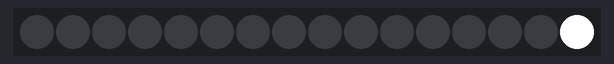
This sketch was run on a simulated Arduino Uno, built with avr-gcc and run on an emulated ATmega328P. Shown: 16 RGB LEDs in strip order, left to right. What the sketch prints to the serial monitor is not drawn.

Above: at 5.4 s.
At 20.3 s:
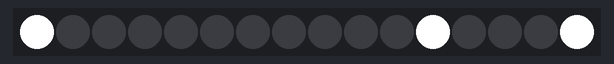
At 24.73 s:
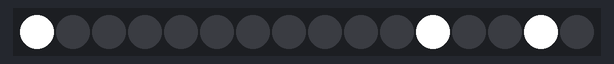
At 25.24 s:
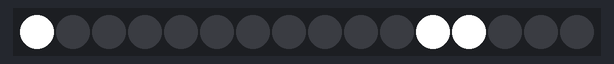
At 28.28 s:
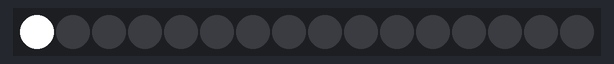

The sketch:

LED_Matrix.ino
```cpp
//

#include "Tlc5940.h"
//#DEFINE brightness 4095
int matrixWidth = 16;
int matrixHeight = 5;
int old_val = 0;
int new_val =0;
int led[16][5] = {
	{0 , 16, 32, 48, 64},
	{1 , 17, 33, 49, 65},
	{2 , 18, 34, 50, 66},
	{3 , 19, 35, 51, 67},
	{4 , 20, 36, 52, 68},
	{5 , 21, 37, 53, 69},
	{6 , 22, 38, 54, 70},
	{7 , 23, 39, 55, 71},
	{8 , 24, 40, 56, 72},
	{9 , 25, 41, 57, 73},
	{10, 26, 42, 58, 74},
	{11, 27, 43, 59, 75},
	{12, 28, 44, 60, 76},
	{13, 29, 45, 61, 77},
	{14, 30, 46, 62, 78},
	{15, 31, 47, 63, 79}
};
int led_buffer[48][5];


int led_brightness[16][5];


const int letter_A[5][5] = {
	{0,4095,4095,4095,0},
	{4095,0,0,0,4095},
	{4095,4095,4095,4095,4095},
	{4095,0,0,0,4095},
	{4095,0,0,0,4095}
};

const int letter_B[5][5] = {
	{4095,4095,4095,4095,0},
	{4095,0,0,0,4095},
	{4095,4095,4095,4095,0},
	{4095,0,0,0,4095},
	{4095,4095,4095,4095,0}
};

const int letter_C[5][5] = {
	{0,4095,4095,4095,4095},
	{4095,0,0,0,0},
	{4095,0,0,0,0},
	{4095,0,0,0,0},
	{0,4095,4095,4095,4095}
};

const int letter_D[5][5] = {
	{4095,4095,4095,4095,0},
	{4095,0,0,0,4095},
	{4095,0,0,0,4095},
	{4095,0,0,0,4095},
	{4095,4095,4095,4095,0}
};

const int letter_E[5][5] = {
	{4095,4095,4095,4095,4095},
	{4095,0,0,0,0},
	{4095,4095,4095,4095,0},
	{4095,0,0,0,0},
	{4095,4095,4095,4095,4095}
};
const int letter_F[5][5] = {
	{4095,4095,4095,4095,4095},
	{4095,0,0,0,0},
	{4095,4095,4095,4095,0},
	{4095,0,0,0,0},
	{4095,0,0,0,0}
};

const int letter_G[5][5] = {
	{0,4095,4095,4095,4095},
	{4095,0,0,0,0},
	{4095,0,4095,4095,0},
	{4095,0,0,0,4095},
	{0,4095,4095,4095,0}
};
const int letter_H[5][5] = {
	{4095,0,0,0,4095},
	{4095,0,0,0,4095},
	{4095,4095,4095,4095,4095},
	{4095,0,0,0,4095},
	{4095,0,0,0,4095}
};
const int letter_I[5][5] = {
	{4095,4095,4095,4095,4095},
	{0,0,4095,0,0},
	{0,0,4095,0,0},
	{0,0,4095,0,0},
	{4095,4095,4095,4095,4095}
};
const int letter_J[5][5] = {
	{0,0,0,0,4095},
	{0,0,0,0,4095},
	{4095,0,0,0,4095},
	{4095,0,0,0,4095},
	{0,4095,4095,4095,0}
};
const int letter_K[5][5] = {
	{4095,0,0,0,4095},
	{4095,0,0,4095,0},
	{4095,4095,4095,0,0},
	{4095,0,0,4095,0},
	{4095,0,0,0,4095}
};
const int letter_L[5][5] = {
	{4095,0,0,0,0},
	{4095,0,0,0,0},
	{4095,0,0,0,0},
	{4095,0,0,0,0},
	{4095,4095,4095,4095,4095}
};
const int letter_M[5][5] = {
	{4095,0,0,0,4095},
	{4095,4095,0,4095,4095},
	{4095,0,4095,0,4095},
	{4095,0,0,0,4095},
	{4095,0,0,0,4095}
};
const int letter_N[5][5] = {
	{4095,0,0,0,4095},
	{4095,4095,0,0,4095},
	{4095,0,4095,0,4095},
	{4095,0,0,4095,4095},
	{4095,0,0,0,4095}
};
const int letter_O[5][5] = {
	{0,4095,4095,4095,0},
	{4095,0,0,0,4095},
	{4095,0,0,0,4095},
	{4095,0,0,0,4095},
	{0,4095,4095,4095,0}
};
const int letter_P[5][5] = {
	{4095,4095,4095,4095,0},
	{4095,0,0,0,4095},
	{4095,0,0,0,4095},
	{4095,4095,4095,4095,0},
	{4095,0,0,0,0}
};
const int letter_Q[5][5] = {
	{0,4095,4095,0,0},
	{4095,0,0,4095,0},
	{4095,0,0,4095,0},
	{4095,0,4095,4095,0},
	{0,4095,4095,0,4095}
};
const int letter_R[5][5] = {
	{4095,4095,4095,4095,0},
	{4095,0,0,0,4095},
	{4095,4095,4095,4095,0},
	{4095,0,0,0,4095},
	{4095,0,0,0,4095}
};
const int letter_S[5][5] = {
	{0,4095,4095,4095,4095},
	{4095,0,0,0,0},
	{0,4095,4095,4095,0},
	{0,0,0,0,4095},
	{4095,4095,4095,4095,0}
};
const int letter_T[5][5] = {
	{4095,4095,4095,4095,4095},
	{0,0,4095,0,0},
	{0,0,4095,0,0},
	{0,0,4095,0,0},
	{0,0,4095,0,0}
};
const int letter_U[5][5] = {
	{4095,0,0,0,4095},
	{4095,0,0,0,4095},
	{4095,0,0,0,4095},
	{4095,0,0,0,4095},
	{0,4095,4095,4095,0}
};
const int letter_V[5][5] = {
	{4095,0,0,0,4095},
	{4095,0,0,0,4095},
	{4095,0,0,0,4095},
	{0,4095,0,4095,0},
	{0,0,4095,0,0}
};
const int letter_W[5][5] = {
	{4095,0,0,0,4095},
	{4095,0,0,0,4095},
	{4095,0,0,0,4095},
	{4095,4095,0,4095,4095},
	{4095,0,4095,0,4095}
};
const int letter_X[5][5] = {
	{4095,0,0,0,4095},
	{0,4095,0,4095,0},
	{0,0,4095,0,0},
	{0,4095,0,4095,0},
	{4095,0,0,0,4095}
};
const int letter_Y[5][5] = {
	{4095,0,0,0,4095},
	{0,4095,0,4095,0},
	{0,0,4095,0,0},
	{0,0,4095,0,0},
	{0,0,4095,0,0}
};
const int letter_Z[5][5] = {
	{4095,4095,4095,4095,4095},
	{0,0,0,4095,0},
	{0,0,4095,0,0},
	{0,4095,0,0,0},
	{4095,4095,4095,4095,4095}
};


void setup()
{
  // Call Tlc.init() to setup the tlc.

  Tlc.init();
  Tlc.clear();


  Serial.begin(19200);
  vfdClear();


	for (int i = 0; i < 16; i++) {
		for (int s = 0; s < 5; s++) {
			led_brightness[i][s] = 0;
		}
	}
  //test letter
  for (int j = 0; j < 5; j++) { //for each column in the LED MATRIX
		for (int k = 0; k < 5; k++) { // for each LED in the column
			Tlc.set(led[15-k][4-j], letter_A[j][k]);
			led_brightness[15-k][4-j] = letter_A[j][k];
			vfdPos(3,1);
			Serial.print(j);
			vfdPos(4,1);
			Serial.print(k);
			vfdPos(1,1);
			Serial.print(led_brightness[15-k][4-j]);
			Serial.write("     ");
			delay(250);
		Tlc.update();
		}

	}
	Tlc.update();
	delay(2000);
}
void readBuffer() {


}


/* This loop will create a Knight Rider-like effect if you have LEDs plugged
   into all the TLC outputs.  NUM_TLCS is defined in "tlc_config.h" in the
   library folder.  After editing tlc_config.h for your setup, delete the
   Tlc5940.o file to save the changes. */

void loop()
{
	vfdPos(1,1);
	Serial.write("TEST123");
	vfdPos(1,2);
	Serial.write("Second Line");
	for (int s = 4; s >= 0; s--) {
	for (int i = 15; i >= 0; i--) {

			old_val = led_brightness[i][s];

			led_brightness[i][s] = 0;

			Tlc.set(led[i][s], led_brightness[i][s]);

			led_brightness[i-1][s] = old_val;

			Tlc.set(led[i-1][s], led_brightness[i-1][s]);

			Tlc.update();
			vfdPos(1,3);
			Serial.write("Column: ");
			Serial.print(i);
			Serial.write(" ");
			vfdPos(1, 4);
			Serial.write("Row: ");
			Serial.print(s);
			vfdPos(10, 4);
			Serial.print(old_val);
			Serial.write(" ");
			Serial.print(led_brightness[i+1][s]);
			Serial.write("      ");
			delay(250);
		}
	}

	/*for (int d = 0; d < 80; d++) {
		Tlc.set(d, 4095	);
		Tlc.update();
		delay(20);
	}*/

}


void vfdClear() {
	Serial.write(254);
	Serial.write(88);
}
void vfdPos(int column, int row) {
	Serial.write(254);
	Serial.write(71);
	Serial.write(column);
	Serial.write(row);
}

//int
```

Measured:
- what the display in image 1 shows lasts 4.3 s, from 20.3 s to 24.6 s
